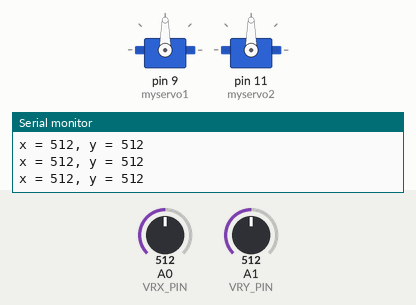
A sketch run on a simulated Arduino Uno, built with avr-gcc and run on an emulated ATmega328P. On the bench: 2 × servo, the last lines printed to the serial monitor. The test bench sets the inputs (shaded band); at power-on: A0 (VRX_PIN) = 512, A1 (VRY_PIN) = 512.

Above: at 1.2 s.
1.3 s: A0 (VRX_PIN) set to 314
2.9 s: A0 (VRX_PIN) set to 287
At 3.93 s:
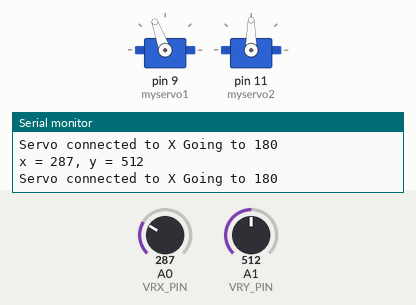
At 4.77 s:
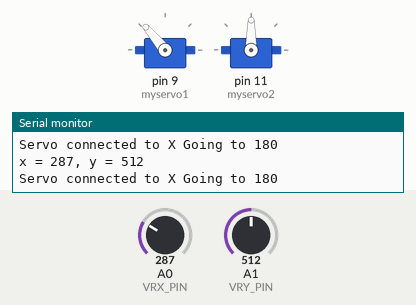
5.9 s: A1 (VRY_PIN) set to 308
8.1 s: A1 (VRY_PIN) set to 289
At 8.6 s:
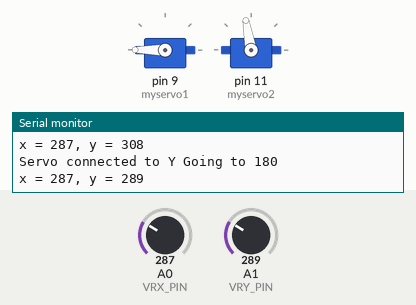
11.1 s: A0 (VRX_PIN) set to 785
13.2 s: A0 (VRX_PIN) set to 812
At 13.89 s:
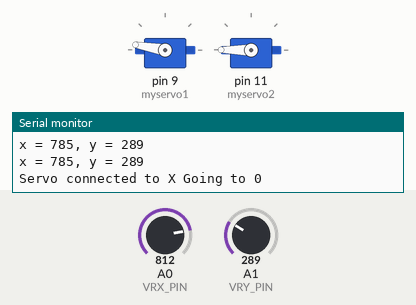
Timing chart, 0 to 19.8 s (numbered marks = the images above; inputs shaded):
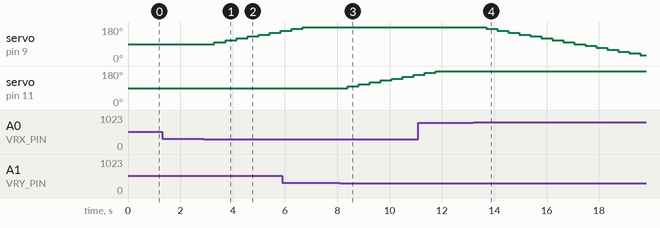

Measured:
- the behaviour switches between 300 and 299 on A0 (VRX_PIN) (found by bisection; images 0 and 1)
- the behaviour switches between 300 and 299 on A1 (VRY_PIN) (found by bisection; images 2 and 3)
- the behaviour switches between 800 and 801 on A0 (VRX_PIN) (found by bisection; images 3 and 4)
- after the input at 2.9 s, servo on pin 9 (myservo1): moves from 90° to 160° over 2.5 s, starting after 0.41 s
- after the input at 8.1 s, servo on pin 11 (myservo2): moves from 90° to 160° over 2.5 s, starting after 0.30 s
- after the input at 13.2 s, servo on pin 9 (myservo1): moves from 180° to 30° over 5.9 s, starting after 0.49 s

The sketch:

1Joystick_2Servo.ino
```cpp
#include <ezButton.h>
#include <Servo.h>

#define VRX_PIN  A0 // Arduino pin connected to VRX pin
#define VRY_PIN  A1 // Arduino pin connected to VRY pin


Servo myservo1;
Servo myservo2;

int xValue = 0; // To store value of the X axis
int yValue = 0; // To store value of the Y axis
int angle_x = 90;
int angle_y = 90;


void setup() {
Serial.begin(9600);
myservo1.attach(9);
myservo2.attach(11);
}

void loop() {
  // put your main code here, to run repeatedly:
  xValue = analogRead(VRX_PIN);
  yValue = analogRead(VRY_PIN);

  delay(100);

  if (xValue < 300 && angle_x != 180) {
    Serial.println("Servo connected to X Going to 180");
    angle_x += 10;
    myservo1.write(angle_x);              // tell servo to go to Base_aition in variable 'Base_a'
    delay(20);
  }
  else if(xValue > 800 && angle_x != 0) {
    Serial.println("Servo connected to X Going to 0");
    angle_x -= 10;
    myservo1.write(angle_x);              // tell servo to go to Base_aition in variable 'Base_a'
    delay(20);
    }

  delay(100);

  if (yValue < 300 && angle_y != 180) {
    Serial.println("Servo connected to Y Going to 180");
    angle_y += 10;
    myservo2.write(angle_y);              // tell servo to go to Base_aition in variable 'Base_a'
    delay(20);
  }
  else if(yValue > 800 && angle_y != 0) {
    Serial.println("Servo connected to Y Going to 0");
    angle_y -= 10;
    myservo2.write(angle_y);              // tell servo to go to Base_aition in variable 'Base_a'
    delay(20);
    }
  delay(100);

  Serial.print("x = ");
  Serial.print(xValue);
  Serial.print(", y = ");
  Serial.println(yValue);
  delay(100);
}
```
